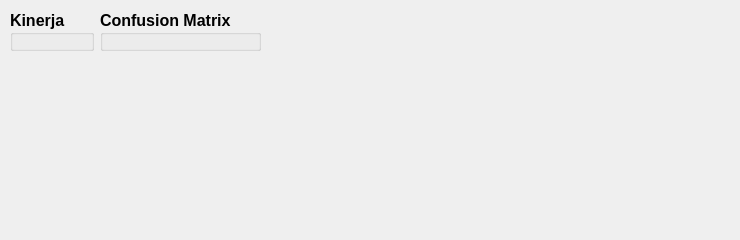
    <widget class="QWidget" name="tab_9">
     <attribute name="title">
      <string>cv-9</string>
     </attribute>
     <widget class="QWidget" name="layoutWidget_9">
      <property name="geometry">
       <rect>
        <x>10</x>
        <y>10</y>
        <width>721</width>
        <height>221</height>
       </rect>
      </property>
      <layout class="QHBoxLayout" name="horizontalLayout_14">
       <property name="spacing">
        <number>6</number>
       </property>
       <property name="sizeConstraint">
        <enum>QLayout::SetFixedSize</enum>
       </property>
       <item>
        <widget class="QGroupBox" name="groupBox_25">
         <property name="font">
          <font>
           <pointsize>12</pointsize>
           <weight>75</weight>
           <bold>true</bold>
          </font>
         </property>
         <property name="title">
          <string>Kinerja</string>
         </property>
         <widget class="QWidget" name="gridLayoutWidget_13">
          <property name="geometry">
           <rect>
            <x>10</x>
            <y>30</y>
            <width>181</width>
            <height>171</height>
           </rect>
          </property>
          <layout class="QGridLayout" name="gridLayout_14">
           <property name="sizeConstraint">
            <enum>QLayout::SetMinAndMaxSize</enum>
           </property>
           <item row="0" column="1">
            <widget class="QLabel" name="accuracy_cv9">
             <property name="font">
              <font>
               <pointsize>8</pointsize>
              </font>
             </property>
             <property name="text">
              <string>0%</string>
             </property>
            </widget>
           </item>
           <item row="0" column="0">
            <widget class="QLabel" name="label_85">
             <property name="font">
              <font>
               <pointsize>7</pointsize>
              </font>
             </property>
             <property name="text">
              <string>Accuracy</string>
             </property>
            </widget>
           </item>
           <item row="1" column="0">
            <widget class="QLabel" name="label_86">
             <property name="font">
              <font>
               <pointsize>7</pointsize>
              </font>
             </property>
             <property name="text">
              <string>Recall</string>
             </property>
            </widget>
           </item>
           <item row="3" column="0">
            <widget class="QLabel" name="label_87">
             <property name="font">
              <font>
               <pointsize>7</pointsize>
              </font>
             </property>
             <property name="text">
              <string>Precision</string>
             </property>
            </widget>
           </item>
           <item row="2" column="1">
            <widget class="QLabel" name="fmeasure_cv9">
             <property name="font">
              <font>
               <pointsize>8</pointsize>
              </font>
             </property>
             <property name="text">
              <string>0</string>
             </property>
            </widget>
           </item>
           <item row="2" column="0">
            <widget class="QLabel" name="label_88">
             <property name="font">
              <font>
               <pointsize>7</pointsize>
              </font>
             </property>
             <property name="text">
              <string>F-Measure</string>
             </property>
            </widget>
           </item>
           <item row="1" column="1">
            <widget class="QLabel" name="recall_cv9">
             <property name="font">
              <font>
               <pointsize>8</pointsize>
              </font>
             </property>
             <property name="text">
              <string>0</string>
             </property>
            </widget>
           </item>
           <item row="3" column="1">
            <widget class="QLabel" name="precission_cv9">
             <property name="font">
              <font>
               <pointsize>8</pointsize>
              </font>
             </property>
             <property name="text">
              <string>0</string>
             </property>
            </widget>
           </item>
          </layout>
         </widget>
        </widget>
       </item>
       <item>
        <widget class="QGroupBox" name="groupBox_26">
         <property name="font">
          <font>
           <pointsize>12</pointsize>
           <weight>75</weight>
           <bold>true</bold>
          </font>
         </property>
         <property name="title">
          <string>Confusion Matrix</string>
         </property>
         <widget class="QTableWidget" name="table_confusion_cv9">
          <property name="geometry">
           <rect>
            <x>60</x>
            <y>70</y>
            <width>271</width>
            <height>91</height>
           </rect>
          </property>
          <property name="font">
           <font>
            <pointsize>12</pointsize>
           </font>
          </property>
          <row>
           <property name="text">
            <string>Positif</string>
           </property>
          </row>
          <row>
           <property name="text">
            <string>Negatif</string>
           </property>
          </row>
          <column>
           <property name="text">
            <string>Positif</string>
           </property>
          </column>
          <column>
           <property name="text">
            <string>Negatif</string>
           </property>
          </column>
          <item row="0" column="0">
           <property name="text">
            <string>0</string>
           </property>
          </item>
          <item row="0" column="1">
           <property name="text">
            <string>0</string>
           </property>
          </item>
          <item row="1" column="0">
           <property name="text">
            <string>0</string>
           </property>
          </item>
          <item row="1" column="1">
           <property name="text">
            <string>0</string>
           </property>
          </item>
         </widget>
         <widget class="QLabel" name="label_89">
          <property name="geometry">
           <rect>
            <x>160</x>
            <y>50</y>
            <width>71</width>
            <height>16</height>
           </rect>
          </property>
          <property name="font">
           <font>
            <pointsize>10</pointsize>
           </font>
          </property>
          <property name="text">
           <string>Terprediksi</string>
          </property>
         </widget>
         <widget class="QLabel" name="label_90">
          <property name="geometry">
           <rect>
            <x>10</x>
            <y>100</y>
            <width>41</width>
            <height>16</height>
           </rect>
          </property>
          <property name="font">
           <font>
            <pointsize>10</pointsize>
           </font>
          </property>
          <property name="text">
           <string>Fakta</string>
          </property>
         </widget>
        </widget>
       </item>
      </layout>
     </widget>
    </widget>
